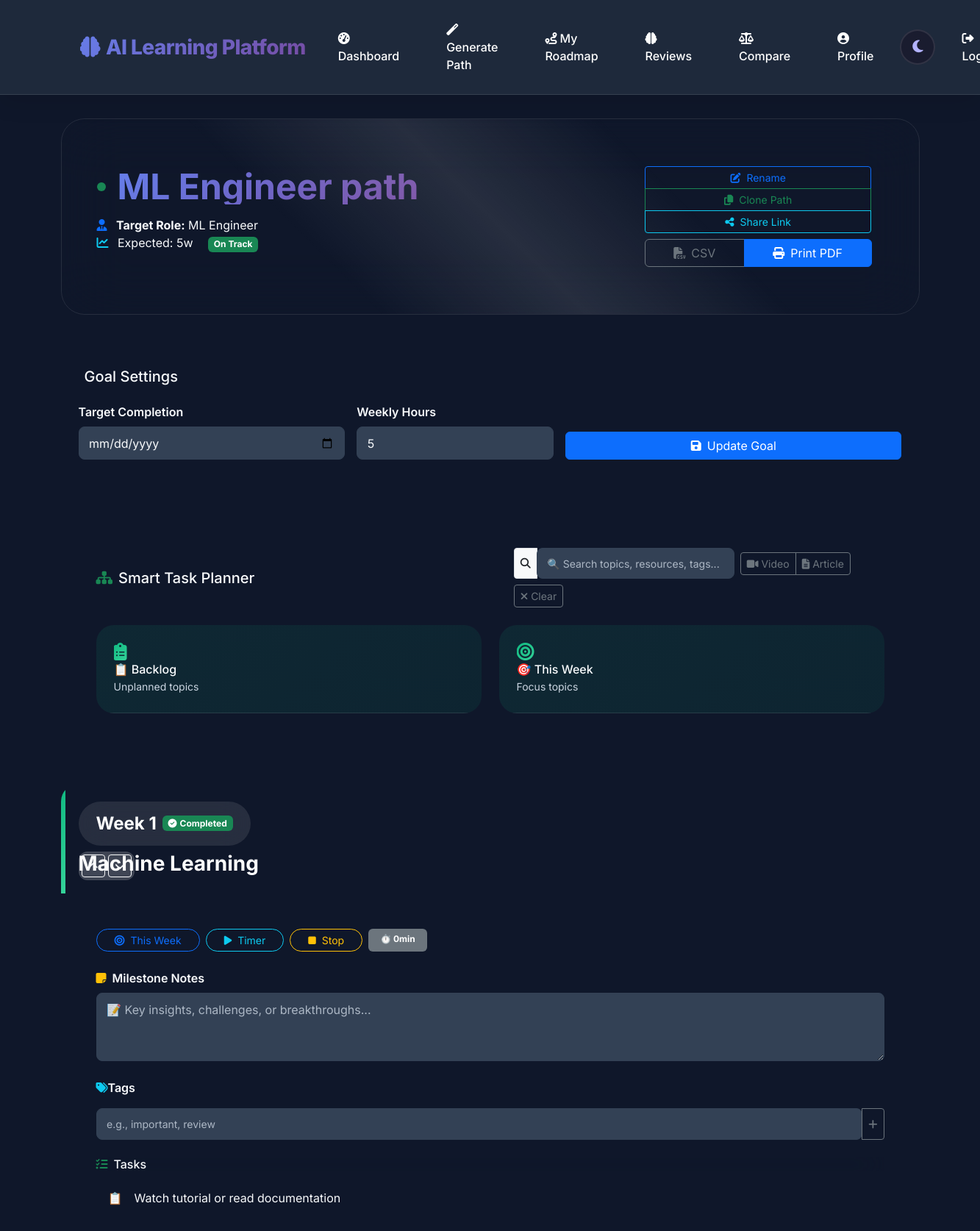
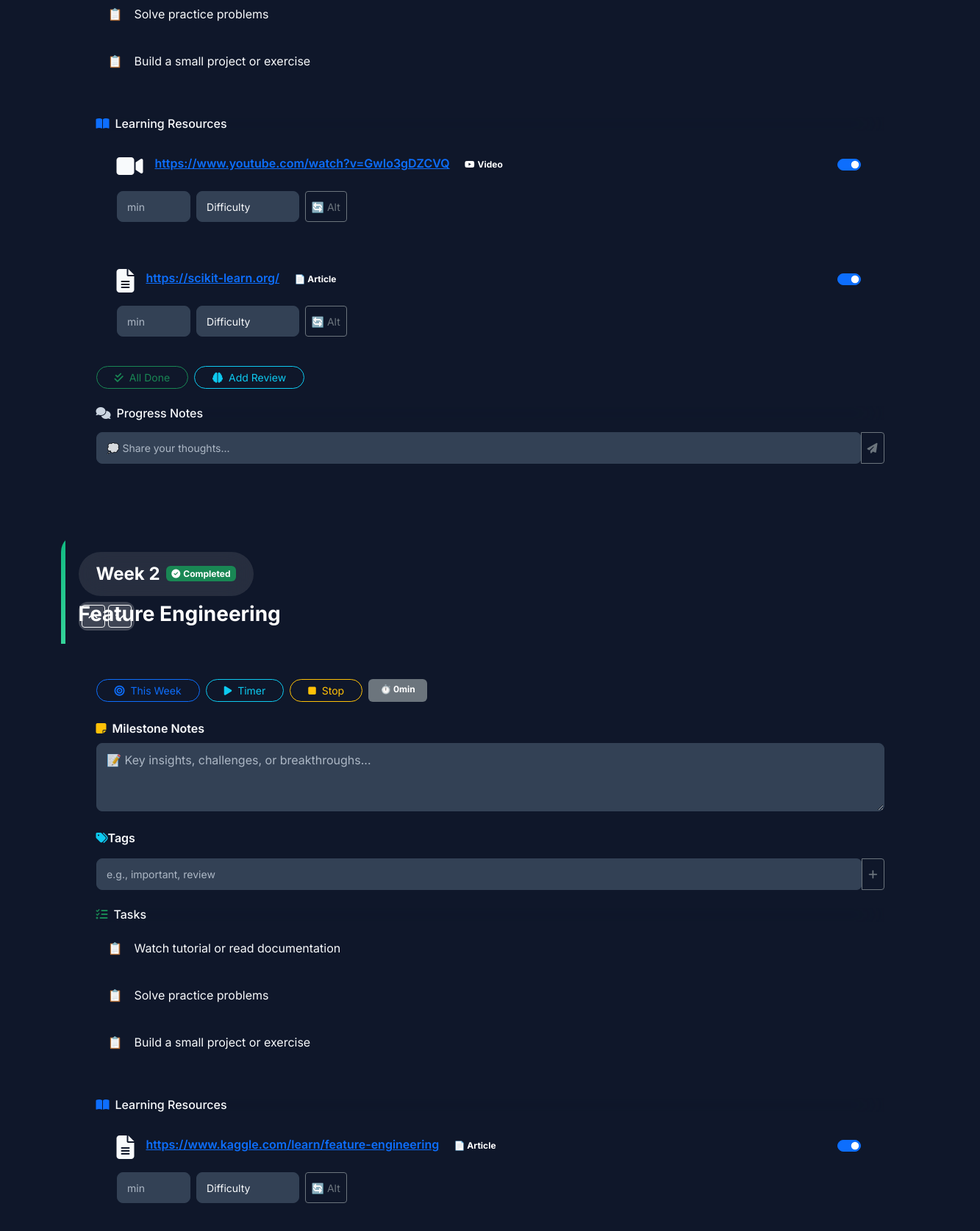
/roadmap/6 (signed in, upper part), run on the app's committed database (2 pictures, top to bottom).
### tables this page shows
CREATE TABLE user_roadmap (
                id INTEGER PRIMARY KEY AUTOINCREMENT,
                user_id INTEGER NOT NULL,
                created_at TEXT NOT NULL,
                roadmap_json TEXT NOT NULL,
                domain TEXT, name TEXT, target_role TEXT, archived INTEGER NOT NULL DEFAULT 0, weekly_hours INTEGER, goal_date TEXT,
                FOREIGN KEY (user_id) REFERENCES users (id)
            );

CREATE TABLE resource_progress (
                id INTEGER PRIMARY KEY AUTOINCREMENT,
                user_id INTEGER NOT NULL,
                roadmap_id INTEGER NOT NULL,
                topic TEXT NOT NULL,
                resource_url TEXT NOT NULL,
                completed INTEGER NOT NULL DEFAULT 0,
                UNIQUE(user_id, roadmap_id, topic, resource_url)
            );

### app.py (the view, shortened to what this page needs)
@app.route("/roadmap")
@app.route("/roadmap/<int:roadmap_id>")
@require_login
def roadmap(roadmap_id=None):
    user_id = session["user_id"]
    if roadmap_id:
        row = get_roadmap_by_id(roadmap_id, user_id)
        if not row:
            return redirect(url_for("dashboard"))
        roadmap_data = json.loads(row["roadmap_json"]) if row["roadmap_json"] else []
        target_role = row["target_role"] or "Learner"
        path_name = row["name"]
        weekly_hours = row["weekly_hours"] if row["weekly_hours"] is not None else 5
        goal_date = (row["goal_date"] or "").strip()
        goal_status = compute_goal_status(row["created_at"], weekly_hours, goal_date, len(roadmap_data), len(get_completed_topics(user_id, roadmap_id)))
    completed_list = get_completed_topics(user_id, roadmap_id) if roadmap_id else get_completed_topics(user_id)
    completed_set = {c["topic"] for c in completed_list}
    resource_done = get_resource_progress(user_id, roadmap_id) if roadmap_id else set()
    milestone_notes = get_milestone_notes(user_id, roadmap_id) if roadmap_id else {}
    wf_set = get_weekly_focus_for(user_id, roadmap_id) if roadmap_id else set()
    return render_template(
        "roadmap.html",
        roadmap=roadmap_data,
        roadmap_id=roadmap_id,
        path_name=path_name,
        target_role=target_role,
        completed_set=completed_set,
        resource_done=resource_done,
        milestone_notes=milestone_notes,
        weekly_hours=weekly_hours,
        goal_date=goal_date,
        goal_status=goal_status,
        weekly_focus_set=wf_set,
    )

### templates/roadmap.html (shortened to what this page needs)
{% extends "base.html" %}
{% block content %}
<div class="roadmap-hero glass-card p-5 mb-5 position-relative overflow-hidden fade-in-up">
  <div class="hero-bg-animation"></div>
  <div class="row align-items-center">
    <div class="col-lg-8">
      <div class="roadmap-badge mb-3 d-inline-flex align-items-center gap-3">
        <div class="status-dot {% if goal_status and goal_status.behind_by > 0 %}bg-danger{% elif goal_status %}bg-success{% else %}bg-warning{% endif %}"></div>
        <h1 class="roadmap-title mb-0 display-5 fw-bold lh-1" style="background: var(--primary-gradient); -webkit-background-clip: text; background-clip: text; -webkit-text-fill-color: transparent;">
          {{ path_name or 'Personalized Learning Path' }}
        </h1>
      </div>
      <div class="roadmap-meta mb-3">
        <div class="meta-line">
          <i class="fas fa-user-tie text-primary me-2"></i>
          <strong>Target Role:</strong> {{ target_role }}
        </div>
        {% if goal_status %}
        <div class="meta-line">
          <i class="fas fa-chart-line text-info me-2"></i>
          <span class="me-3">Expected: {{ goal_status.expected_completed }}w</span>
          <span class="badge {% if goal_status.behind_by > 0 %}bg-danger{% else %}bg-success{% endif %}">
            {% if goal_status.behind_by > 0 %}Behind by {{ goal_status.behind_by }}w{% else %}On Track{% endif %}
          </span>
        </div>
        {% endif %}
      </div>
    </div>
    {% if roadmap_id %}
    <div class="col-lg-4 text-lg-end">
      <div class="action-buttons glass-card p-3 d-flex flex-column gap-2">
        <div class="btn-group-vertical btn-group-sm w-100" role="group">
          <button class="btn btn-outline-primary action-btn rename-path-btn" id="rename-path-btn">
            <i class="fas fa-edit me-2"></i>Rename
          </button>
          <button class="btn btn-outline-success action-btn clone-path-btn" id="clone-path-btn">
            <i class="fas fa-copy me-2"></i>Clone Path
          </button>
          <button class="btn btn-outline-info action-btn share-path-btn" id="share-path-btn">
            <i class="fas fa-share-alt me-2"></i>Share Link
          </button>
        </div>
        <div class="btn-group w-100" role="group">
          <a class="btn btn-outline-secondary action-btn" href="{{ url_for('export_roadmap_csv', roadmap_id=roadmap_id) }}">
            <i class="fas fa-file-csv me-2"></i>CSV
          </a>
          <a class="btn btn-primary action-btn" target="_blank" href="{{ url_for('print_roadmap', roadmap_id=roadmap_id) }}">
            <i class="fas fa-print me-2"></i>Print PDF
          </a>
        </div>
      </div>
    </div>
    {% endif %}
  </div>
</div>
{% if roadmap_id %}
<div class="goal-planner glass-card p-4 mb-5">
  <h5 class="mb-4">
    Goal Settings
  </h5>
  <div class="row g-3 align-items-end">
    <div class="col-md-4">
      <label class="form-label fw-semibold">Target Completion</label>
      <input type="date" class="form-control planner-input" id="goal-date" value="{{ goal_date }}">
    </div>
    <div class="col-md-3">
      <label class="form-label fw-semibold">Weekly Hours</label>
      <input type="number" min="1" max="40" class="form-control planner-input" id="weekly-hours" value="{{ weekly_hours }}">
    </div>
    <div class="col-md-5">
      <button type="button" class="btn btn-primary w-100 save-goal-btn" id="save-goal-btn" data-roadmap-id="{{ roadmap_id }}">
        <i class="fas fa-save me-2"></i>Update Goal
      </button>
    </div>
  </div>
</div>
{% endif %}
{% if roadmap %}
<div class="smart-planner glass-card p-5 mb-5">
  <div class="planner-header d-flex justify-content-between align-items-center flex-wrap gap-3 mb-4">
    <h5 class="mb-0">
      <i class="fas fa-sitemap text-success me-2"></i>Smart Task Planner
    </h5>
    <div class="planner-controls d-flex align-items-center gap-2 flex-wrap">
      <div class="input-group input-group-sm" style="max-width: 300px;">
        <span class="input-group-text"><i class="fas fa-search"></i></span>
        <input type="text" class="form-control planner-search" id="topic-search" placeholder="🔍 Search topics, resources, tags...">
      </div>
      <div class="btn-group btn-group-sm" role="group">
        <label class="btn btn-outline-secondary active-filter">
          <input type="checkbox" id="filter-video" class="d-none"> <i class="fas fa-video me-1"></i>Video
        </label>
        <label class="btn btn-outline-secondary active-filter">
          <input type="checkbox" id="filter-article" class="d-none"> <i class="fas fa-file-alt me-1"></i>Article
        </label>
      </div>
      <button type="button" class="btn btn-sm btn-outline-secondary clear-filters-btn" id="clear-filters">
        <i class="fas fa-times"></i> Clear
      </button>
    </div>
  </div>
  <div class="row g-4">
    <div class="col-lg-6">
      <div class="planner-column backlog-column glass-card h-100">
        <div class="column-header">
          <i class="fas fa-clipboard-list column-icon"></i>
          <h6 class="column-title mb-0">📋 Backlog</h6>
          <small class="text-muted">Unplanned topics</small>
        </div>
      </div>
    </div>
    <div class="col-lg-6">
      <div class="planner-column focus-column glass-card h-100">
        <div class="column-header">
          <i class="fas fa-bullseye column-icon"></i>
          <h6 class="column-title mb-0">🎯 This Week</h6>
          <small class="text-muted">Focus topics</small>
        </div>
      </div>
    </div>
  </div>
</div>
{% endif %}
{% if roadmap %}
<div class="roadmap-weeks-container">
  {% for week in roadmap %}
  <div class="roadmap-week glass-card mb-5 {% if week.topic in completed_set %}completed-week{% endif %}" data-week="{{ loop.index0 }}">
    <div class="week-header position-relative p-4">
      <div class="week-number-badge d-inline-flex align-items-center gap-2 mb-2">
        <div class="week-number fs-4 fw-bold">Week {{ week.week }}</div>
        {% if week.topic in completed_set %}
        <span class="badge bg-success completed-badge">
          <i class="fas fa-check-circle me-1"></i>Completed
        </span>
        {% endif %}
      </div>
      {% if roadmap_id %}
      <div class="week-controls position-absolute top-4 start-4">
        <button class="btn btn-sm btn-outline-light btn-week-up" data-roadmap-id="{{ roadmap_id }}" data-index="{{ loop.index0 }}" title="Move up">
          <i class="fas fa-chevron-up"></i>
        </button>
        <button class="btn btn-sm btn-outline-light btn-week-down" data-roadmap-id="{{ roadmap_id }}" data-index="{{ loop.index0 }}" title="Move down">
          <i class="fas fa-chevron-down"></i>
        </button>
      </div>
      {% endif %}
      <h3 class="week-title mb-0 fw-bold">{{ week.topic }}</h3>
    </div>
    <div class="week-content p-5">
      {% if roadmap_id %}
      <div class="quick-actions mb-4 d-flex flex-wrap gap-2">
        <button class="btn btn-outline-primary btn-sm weekly-focus-btn rounded-pill px-4" data-roadmap-id="{{ roadmap_id }}" data-topic="{{ week.topic }}">
          <i class="fas fa-bullseye me-2"></i>This Week
        </button>
        <button class="btn btn-outline-info btn-sm timer-start-btn rounded-pill px-4" data-roadmap-id="{{ roadmap_id }}" data-topic="{{ week.topic }}">
          <i class="fas fa-play me-2"></i>Timer
        </button>
        <button class="btn btn-outline-warning btn-sm timer-stop-btn rounded-pill px-4" data-topic="{{ week.topic }}">
          <i class="fas fa-stop me-2"></i>Stop
        </button>
        <span class="time-badge badge bg-secondary px-3 py-2">
          ⏱️ <span class="topic-minutes" data-roadmap-id="{{ roadmap_id }}" data-topic="{{ week.topic }}">0</span>min
        </span>
      </div>
      {% endif %}
      {% if roadmap_id %}
      <div class="milestone-section mb-4">
        <label class="form-label fw-semibold mb-2 d-flex align-items-center gap-2">
          <i class="fas fa-sticky-note text-warning"></i>Milestone Notes
        </label>
        <textarea class="form-control milestone-notes-input" rows="3" data-roadmap-id="{{ roadmap_id }}" data-topic="{{ week.topic }}"
                  placeholder="📝 Key insights, challenges, or breakthroughs...">{{ milestone_notes.get(week.topic, '') }}</textarea>
      </div>
      {% endif %}
      {% if roadmap_id %}
      <div class="tags-section mb-4">
        <label class="form-label fw-semibold mb-2">
          <i class="fas fa-tags text-info"></i>Tags
        </label>
        <div class="input-group input-group-sm">
          <input type="text" class="form-control tag-input" data-roadmap-id="{{ roadmap_id }}" data-topic="{{ week.topic }}" placeholder="e.g., important, review">
          <button class="btn btn-outline-secondary tag-add-btn" data-roadmap-id="{{ roadmap_id }}" data-topic="{{ week.topic }}">
            <i class="fas fa-plus"></i>
          </button>
        </div>
      </div>
      {% endif %}
      <div class="tasks-section mb-5">
        <h6 class="section-title">
          <i class="fas fa-tasks text-success me-2"></i>Tasks
        </h6>
        <div class="tasks-list">
          {% for task in week.tasks %}
          <div class="task-item glass-card-hover p-3 mb-2 d-flex align-items-center gap-3">
            <div class="task-icon">📋</div>
            <span>{{ task }}</span>
          </div>
          {% endfor %}
        </div>
      </div>
      {% if week.resources %}
      <div class="resources-section mb-4">
        <h6 class="section-title">
          <i class="fas fa-book-open text-primary me-2"></i>Learning Resources
        </h6>
        <div class="resources-list">
          {% for url in week.resources %}
          {% set is_video = 'youtube.com' in url or 'youtu.be' in url or 'vimeo.com' in url %}
          <div class="resource-item glass-card-hover p-4 mb-3 position-relative" data-type="{% if is_video %}video{% else %}article{% endif %}" data-url="{{ url }}">
            <div class="resource-header d-flex justify-content-between align-items-start mb-3">
              <div class="resource-icon me-3 flex-shrink-0">
                <i class="fas {% if is_video %}fa-video{% else %}fa-file-alt{% endif %} fs-2"></i>
              </div>
              <div class="flex-grow-1">
                <a href="{{ url }}" target="_blank" rel="noopener" class="resource-link fw-semibold">{{ url }}</a>
                <span class="resource-type badge ms-2 rounded-pill">
                  {% if is_video %}<i class="fab fa-youtube me-1"></i>Video{% else %}📄 Article{% endif %}
                </span>
              </div>
              {% if roadmap_id %}
              <div class="resource-controls ms-3 flex-shrink-0">
                <div class="form-check form-switch form-switch-sm d-flex align-items-center">
                  <input class="form-check-input resource-checkbox" type="checkbox" data-roadmap-id="{{ roadmap_id }}" data-topic="{{ week.topic }}" data-url="{{ url }}" {% if (week.topic, url) in resource_done %}checked{% endif %}>
                </div>
              </div>
              {% endif %}
            </div>
            {% if roadmap_id %}
            <div class="resource-meta d-flex gap-2 flex-wrap">
              <input type="number" class="form-control form-control-sm res-duration" style="width: 100px;" placeholder="min" data-roadmap-id="{{ roadmap_id }}" data-topic="{{ week.topic }}" data-url="{{ url }}">
              <select class="form-select form-select-sm res-difficulty" style="width: 140px;" data-roadmap-id="{{ roadmap_id }}" data-topic="{{ week.topic }}" data-url="{{ url }}">
                <option value="">Difficulty</option>
              </select>
              <button class="btn btn-sm btn-outline-secondary btn-alt-resource" data-topic="{{ week.topic }}" data-url="{{ url }}">
                🔄 Alt
              </button>
            </div>
            {% endif %}
          </div>
          {% endfor %}
        </div>
        {% if roadmap_id %}
        <div class="resource-actions d-flex gap-2 flex-wrap">
          <button class="btn btn-outline-success btn-sm btn-all-resources rounded-pill px-4" data-roadmap-id="{{ roadmap_id }}" data-topic="{{ week.topic }}">
            <i class="fas fa-check-double me-2"></i>All Done
          </button>
          <button class="btn btn-outline-info btn-sm btn-add-review rounded-pill px-4" data-roadmap-id="{{ roadmap_id }}" data-topic="{{ week.topic }}">
            <i class="fas fa-brain me-2"></i>Add Review
          </button>
        </div>
        {% endif %}
      </div>
      {% endif %}
      {% if roadmap_id %}
      <div class="comments-section">
        <h6 class="section-title mb-3">
          <i class="fas fa-comments text-muted me-2"></i>Progress Notes
        </h6>
        <div class="comment-input-group mt-3 input-group input-group-sm">
          <input type="text" class="form-control comment-input" data-roadmap-id="{{ roadmap_id }}" data-topic="{{ week.topic }}" placeholder="💭 Share your thoughts...">
          <button class="btn btn-outline-secondary comment-add-btn" data-roadmap-id="{{ roadmap_id }}" data-topic="{{ week.topic }}">
            <i class="fas fa-paper-plane"></i>
          </button>
        </div>
      </div>
      {% endif %}
    </div>
  </div>
  {% endfor %}
</div>
{% endif %}
{% endblock %}

### data on the page
user_roadmap: name "ML Engineer path", target_role "ML Engineer"
resource_progress: resource_url "https://www.youtube.com/watch?v=GwIo3gDZCVQ", shows "Video"
resource_progress: resource_url "https://scikit-learn.org/", shows "📄 Article"
resource_progress: resource_url "https://www.kaggle.com/learn/feature-engineering", shows "📄 Article"

### other printed values
{{ goal_status.expected_completed }} "5"
{{ week.week }} "1" "2"
{{ week.topic }} "Machine Learning" "Feature Engineering"
{{ task }} "Watch tutorial or read documentation" "Solve practice problems" "Build a small project or exercise" "Watch tutorial or read documentation" "Solve practice problems" "Build a small project or exercise"
